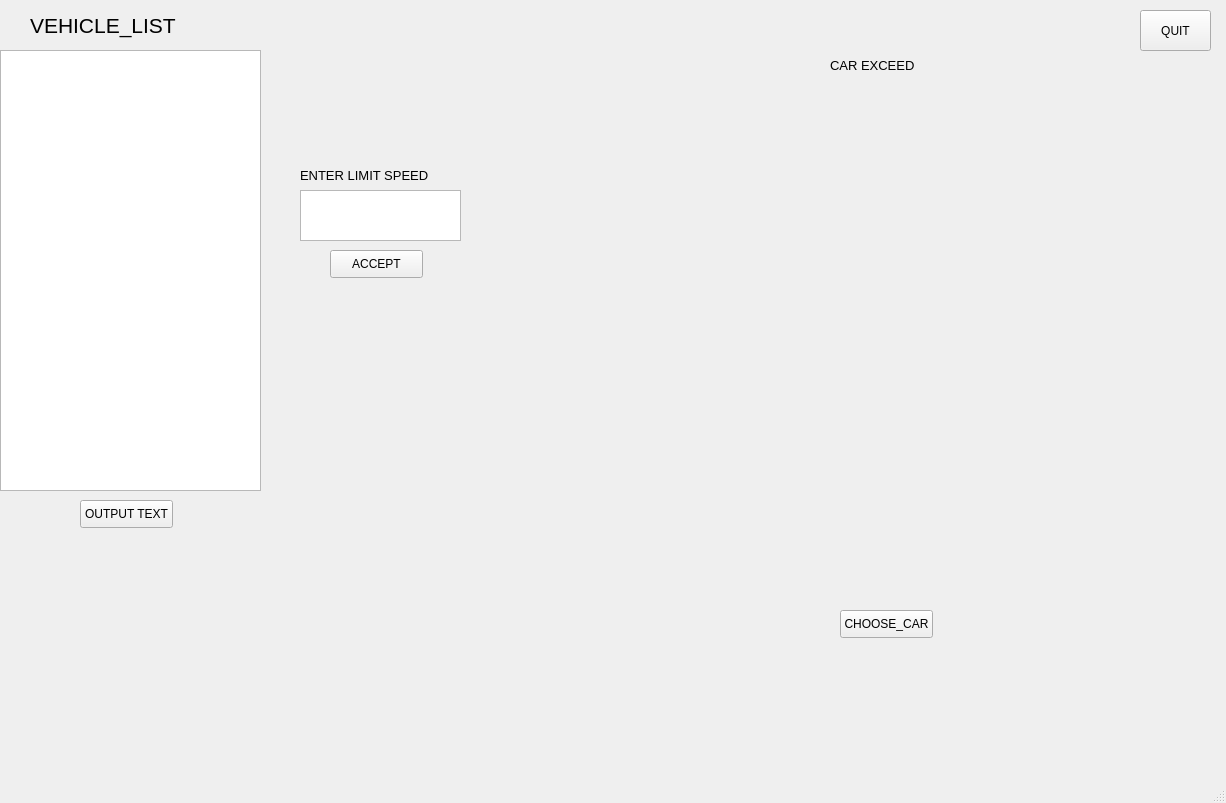
<?xml version="1.0" encoding="UTF-8"?>
<ui version="4.0">
 <class>MainWindow</class>
 <widget class="QMainWindow" name="MainWindow">
  <property name="geometry">
   <rect>
    <x>0</x>
    <y>0</y>
    <width>1226</width>
    <height>803</height>
   </rect>
  </property>
  <property name="windowTitle">
   <string>MainWindow</string>
  </property>
  <widget class="QWidget" name="centralwidget">
   <widget class="QLabel" name="label">
    <property name="geometry">
     <rect>
      <x>660</x>
      <y>490</y>
      <width>47</width>
      <height>13</height>
     </rect>
    </property>
    <property name="text">
     <string/>
    </property>
   </widget>
   <widget class="QPushButton" name="out">
    <property name="geometry">
     <rect>
      <x>1140</x>
      <y>10</y>
      <width>71</width>
      <height>41</height>
     </rect>
    </property>
    <property name="text">
     <string>QUIT</string>
    </property>
   </widget>
   <widget class="QTextEdit" name="textEdit">
    <property name="geometry">
     <rect>
      <x>0</x>
      <y>50</y>
      <width>261</width>
      <height>441</height>
     </rect>
    </property>
   </widget>
   <widget class="QPushButton" name="output">
    <property name="geometry">
     <rect>
      <x>80</x>
      <y>500</y>
      <width>93</width>
      <height>28</height>
     </rect>
    </property>
    <property name="text">
     <string>OUTPUT TEXT</string>
    </property>
   </widget>
   <widget class="QLabel" name="label_2">
    <property name="geometry">
     <rect>
      <x>30</x>
      <y>10</y>
      <width>251</width>
      <height>31</height>
     </rect>
    </property>
    <property name="font">
     <font>
      <pointsize>16</pointsize>
     </font>
    </property>
    <property name="text">
     <string>VEHICLE_LIST</string>
    </property>
   </widget>
   <widget class="QLabel" name="label_3">
    <property name="geometry">
     <rect>
      <x>300</x>
      <y>100</y>
      <width>241</width>
      <height>151</height>
     </rect>
    </property>
    <property name="font">
     <font>
      <pointsize>10</pointsize>
     </font>
    </property>
    <property name="text">
     <string>ENTER LIMIT SPEED</string>
    </property>
   </widget>
   <widget class="QPushButton" name="get_limit">
    <property name="geometry">
     <rect>
      <x>330</x>
      <y>250</y>
      <width>93</width>
      <height>28</height>
     </rect>
    </property>
    <property name="text">
     <string>ACCEPT</string>
    </property>
   </widget>
   <widget class="QPlainTextEdit" name="text_edit">
    <property name="geometry">
     <rect>
      <x>300</x>
      <y>190</y>
      <width>161</width>
      <height>51</height>
     </rect>
    </property>
    <property name="font">
     <font>
      <pointsize>18</pointsize>
     </font>
    </property>
    <property name="plainText">
     <string/>
    </property>
   </widget>
   <widget class="QLabel" name="label_4">
    <property name="geometry">
     <rect>
      <x>830</x>
      <y>30</y>
      <width>421</width>
      <height>71</height>
     </rect>
    </property>
    <property name="font">
     <font>
      <pointsize>10</pointsize>
     </font>
    </property>
    <property name="text">
     <string>CAR EXCEED</string>
    </property>
   </widget>
   <widget class="QLabel" name="label_5">
    <property name="geometry">
     <rect>
      <x>600</x>
      <y>100</y>
      <width>611</width>
      <height>481</height>
     </rect>
    </property>
    <property name="text">
     <string/>
    </property>
   </widget>
   <widget class="QPushButton" name="choose_car">
    <property name="geometry">
     <rect>
      <x>840</x>
      <y>610</y>
      <width>93</width>
      <height>28</height>
     </rect>
    </property>
    <property name="text">
     <string>CHOOSE_CAR</string>
    </property>
   </widget>
   <widget class="QLabel" name="label_6">
    <property name="geometry">
     <rect>
      <x>0</x>
      <y>0</y>
      <width>1231</width>
      <height>771</height>
     </rect>
    </property>
    <property name="text">
     <string/>
    </property>
    <property name="pixmap">
     <pixmap>../../../../../../Capture.PNG</pixmap>
    </property>
    <property name="scaledContents">
     <bool>true</bool>
    </property>
   </widget>
   <zorder>label_6</zorder>
   <zorder>label</zorder>
   <zorder>out</zorder>
   <zorder>textEdit</zorder>
   <zorder>output</zorder>
   <zorder>label_2</zorder>
   <zorder>label_3</zorder>
   <zorder>get_limit</zorder>
   <zorder>text_edit</zorder>
   <zorder>label_4</zorder>
   <zorder>label_5</zorder>
   <zorder>choose_car</zorder>
  </widget>
  <widget class="QMenuBar" name="menubar">
   <property name="geometry">
    <rect>
     <x>0</x>
     <y>0</y>
     <width>1226</width>
     <height>26</height>
    </rect>
   </property>
  </widget>
  <widget class="QStatusBar" name="statusbar"/>
 </widget>
 <resources/>
 <connections/>
</ui>
